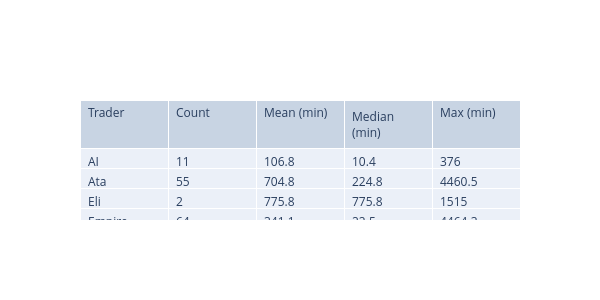

Source (notebook cell):
### Markdown cell above
## Fill Duration from Position Service

Use the `fill_duration_sec` column computed in `PositionService` to analyze how long limit orders took to fill.

### Code cell
# Drop trades without fill_duration and compute stats per trader
fill_stats = (
    positions
    .dropna(subset=['fill_duration_sec'])
    .groupby('trader')['fill_duration_sec']
    .agg(count='count', mean='mean', median='median', max='max')
    .reset_index()
)
# Convert seconds to minutes and round
fill_stats[['mean','median','max']] = (
    fill_stats[['mean','median','max']].div(60).round(1)
)
# Display as table
fig_fill = go.Figure(data=[
    go.Table(
        header=dict(values=['Trader','Count','Mean (min)','Median (min)','Max (min)'], align='left'),
        cells=dict(values=[fill_stats['trader'], fill_stats['count'], fill_stats['mean'], fill_stats['median'], fill_stats['max']], align='left')
    )
])
fig_fill.update_layout(width=600, height=300)
fig_fill.show()

### Figure 1 — Plotly figure (JSON) as saved in the notebook; plotly's stock layout.template omitted (floating-point values rounded to 4 significant figures)
{"data": [{"cells": {"align": "left", "values": [["AI", "Ata", "Eli", "Empire", "Lily", "Nemat", "Test"], [11, 55, 2, 64, 60, 164, 3], [106.8, 704.8, 775.8, 341.1, 8.6, 54.4, 3.2], [10.4, 224.8, 775.8, 22.5, 2.1, 7.6, 3.2], [376, 4460.0, 1515, 4464.0, 68, 561.4, 3.2]]}, "header": {"align": "left", "values": ["Trader", "Count", "Mean (min)", "Median (min)", "Max (min)"]}, "type": "table"}], "layout": {"height": 300, "width": 600}}
